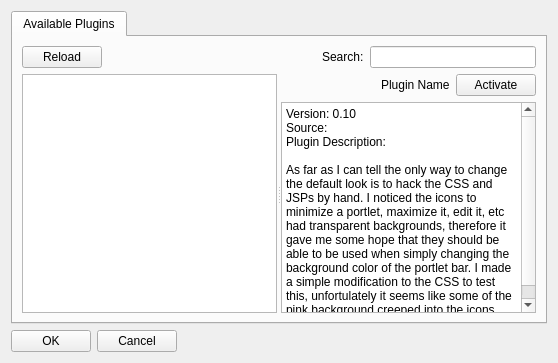
<?xml version="1.0" encoding="UTF-8"?>
<ui version="4.0">
 <class>PluginList</class>
 <widget class="QWidget" name="PluginList">
  <property name="geometry">
   <rect>
    <x>0</x>
    <y>0</y>
    <width>558</width>
    <height>363</height>
   </rect>
  </property>
  <property name="windowTitle">
   <string>PluginList</string>
  </property>
  <property name="autoFillBackground">
   <bool>false</bool>
  </property>
  <layout class="QGridLayout" name="gridLayout_2">
   <item row="0" column="0">
    <layout class="QVBoxLayout" name="verticalLayout_3">
     <item>
      <widget class="QTabWidget" name="pluginsTab">
       <property name="currentIndex">
        <number>0</number>
       </property>
       <widget class="QWidget" name="AvailablePlugins">
        <attribute name="title">
         <string>Available Plugins</string>
        </attribute>
        <layout class="QGridLayout" name="gridLayout">
         <item row="0" column="0">
          <layout class="QVBoxLayout" name="verticalLayout">
           <item>
            <layout class="QHBoxLayout" name="horizontalLayout_4">
             <item>
              <widget class="QPushButton" name="reloadButton">
               <property name="text">
                <string>Reload</string>
               </property>
              </widget>
             </item>
             <item>
              <spacer name="horizontalSpacer">
               <property name="orientation">
                <enum>Qt::Horizontal</enum>
               </property>
               <property name="sizeHint" stdset="0">
                <size>
                 <width>40</width>
                 <height>20</height>
                </size>
               </property>
              </spacer>
             </item>
             <item>
              <layout class="QHBoxLayout" name="horizontalLayout_2">
               <item>
                <widget class="QLabel" name="label">
                 <property name="text">
                  <string>Search:</string>
                 </property>
                </widget>
               </item>
               <item>
                <widget class="QLineEdit" name="searchEdit"/>
               </item>
              </layout>
             </item>
            </layout>
           </item>
           <item>
            <widget class="QSplitter" name="splitter">
             <property name="orientation">
              <enum>Qt::Horizontal</enum>
             </property>
             <widget class="QTableWidget" name="availablePlugins">
              <property name="frameShape">
               <enum>QFrame::StyledPanel</enum>
              </property>
              <property name="frameShadow">
               <enum>QFrame::Raised</enum>
              </property>
              <property name="selectionBehavior">
               <enum>QAbstractItemView::SelectRows</enum>
              </property>
              <property name="iconSize">
               <size>
                <width>22</width>
                <height>22</height>
               </size>
              </property>
              <property name="showGrid">
               <bool>true</bool>
              </property>
              <property name="gridStyle">
               <enum>Qt::SolidLine</enum>
              </property>
              <property name="wordWrap">
               <bool>true</bool>
              </property>
              <property name="cornerButtonEnabled">
               <bool>true</bool>
              </property>
              <attribute name="horizontalHeaderVisible">
               <bool>false</bool>
              </attribute>
              <attribute name="horizontalHeaderCascadingSectionResizes">
               <bool>false</bool>
              </attribute>
              <attribute name="horizontalHeaderHighlightSections">
               <bool>true</bool>
              </attribute>
              <attribute name="horizontalHeaderShowSortIndicator" stdset="0">
               <bool>false</bool>
              </attribute>
              <attribute name="horizontalHeaderStretchLastSection">
               <bool>true</bool>
              </attribute>
              <attribute name="verticalHeaderVisible">
               <bool>false</bool>
              </attribute>
              <attribute name="verticalHeaderHighlightSections">
               <bool>true</bool>
              </attribute>
             </widget>
             <widget class="QWidget" name="layoutWidget">
              <layout class="QVBoxLayout" name="verticalLayout_2">
               <item>
                <layout class="QHBoxLayout" name="horizontalLayout_3">
                 <item>
                  <spacer name="horizontalSpacer_3">
                   <property name="orientation">
                    <enum>Qt::Horizontal</enum>
                   </property>
                   <property name="sizeHint" stdset="0">
                    <size>
                     <width>40</width>
                     <height>20</height>
                    </size>
                   </property>
                  </spacer>
                 </item>
                 <item>
                  <widget class="QLabel" name="pluginName">
                   <property name="text">
                    <string>Plugin Name</string>
                   </property>
                  </widget>
                 </item>
                 <item>
                  <widget class="QPushButton" name="activateButton">
                   <property name="text">
                    <string>Activate</string>
                   </property>
                  </widget>
                 </item>
                </layout>
               </item>
               <item>
                <widget class="QPlainTextEdit" name="pluginDescription">
                 <property name="plainText">
                  <string>Version: 0.10
Source:
Plugin Description:

As far as I can tell the only way to change the default look is to hack the CSS and JSPs by hand. I noticed the icons to minimize a portlet, maximize it, edit it, etc had transparent backgrounds, therefore it gave me some hope that they should be able to be used when simply changing the background color of the portlet bar. I made a simple modification to the CSS to test this, unfortulately it seems like some of the pink background creeped into the icons.</string>
                 </property>
                 <property name="backgroundVisible">
                  <bool>false</bool>
                 </property>
                 <property name="centerOnScroll">
                  <bool>false</bool>
                 </property>
                </widget>
               </item>
              </layout>
             </widget>
            </widget>
           </item>
          </layout>
         </item>
        </layout>
       </widget>
      </widget>
     </item>
     <item>
      <layout class="QHBoxLayout" name="horizontalLayout_5">
       <item>
        <layout class="QHBoxLayout" name="horizontalLayout">
         <item>
          <widget class="QPushButton" name="okButton">
           <property name="text">
            <string>OK</string>
           </property>
          </widget>
         </item>
         <item>
          <widget class="QPushButton" name="cancelButton">
           <property name="text">
            <string>Cancel</string>
           </property>
          </widget>
         </item>
        </layout>
       </item>
       <item>
        <spacer name="horizontalSpacer_2">
         <property name="orientation">
          <enum>Qt::Horizontal</enum>
         </property>
         <property name="sizeHint" stdset="0">
          <size>
           <width>40</width>
           <height>20</height>
          </size>
         </property>
        </spacer>
       </item>
      </layout>
     </item>
    </layout>
   </item>
  </layout>
 </widget>
 <tabstops>
  <tabstop>okButton</tabstop>
 </tabstops>
 <resources/>
 <connections/>
</ui>
